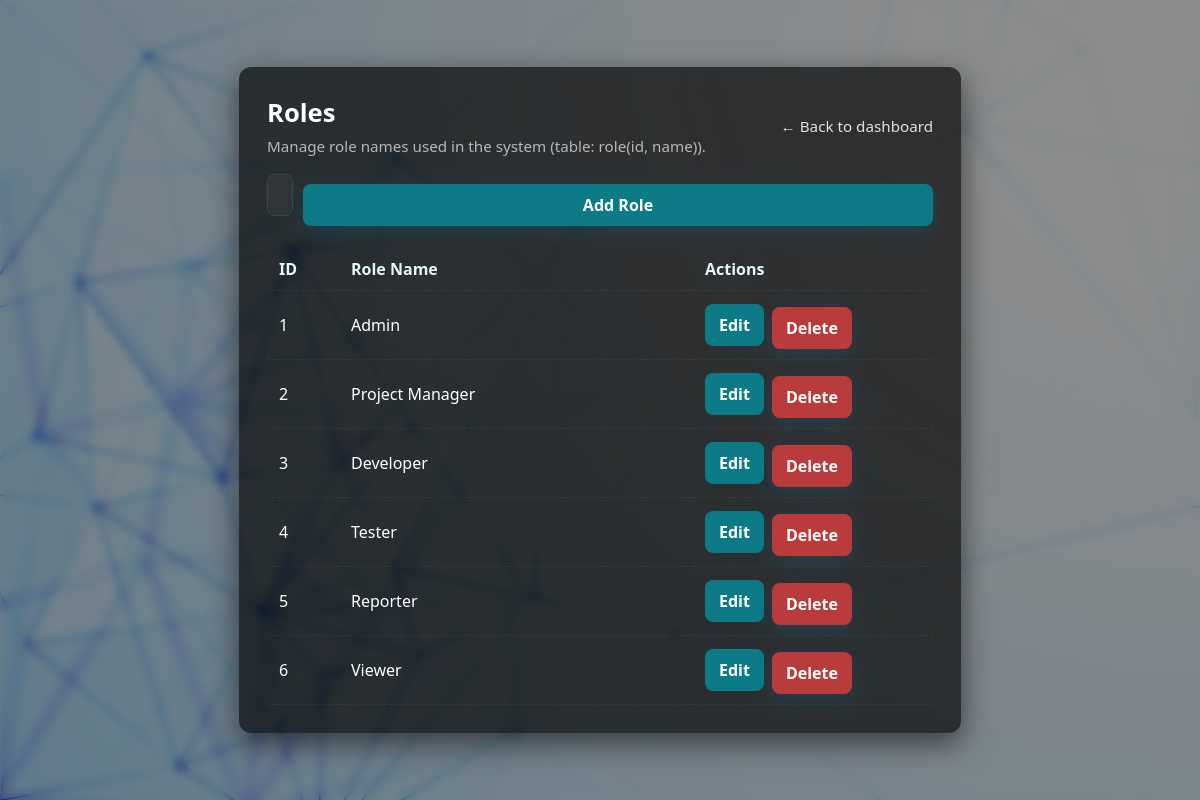
Page /role.php (signed in) on the committed database.
### tables this page shows
CREATE TABLE `role` (
  `id` int(100) NOT NULL,
  `name` varchar(100) NOT NULL
);

### role.php (the view, shortened to what this page needs)
<?php
require 'Config.php';
$editRole = null;
function esc($s) {
    return htmlspecialchars($s, ENT_QUOTES, 'UTF-8');
}
$roles = [];
$sel = $conn->prepare("SELECT id, name FROM role ORDER BY id ASC");
if ($sel) {
    $sel->execute();
    $res = $sel->get_result();
    while ($row = $res->fetch_assoc()) {
        $roles[] = $row;
    }
}
?>
<!DOCTYPE html>
<html lang="en">
<head>
  <link rel="stylesheet" href="style.css">
</head>
<body>
  <div class="overlay"></div>
  <main class="roles-wrap">
    <div class="roles-card">
      <div class="roles-header">
        <div>
          <h1>Roles</h1>
          <p class="muted">Manage role names used in the system (table: <code>role(id, name)</code>).</p>
        </div>
        <div style="text-align:right">
          <a href="dashbord.php" class="link">← Back to dashboard</a>
        </div>
      </div>
      <form method="POST" class="form-row" style="align-items:center;">
        <?php if ($editRole): ?>
          <input type="hidden" name="action" value="update">
          <input type="hidden" name="id" value="<?= esc($editRole['id']) ?>">
          <input id="role-name" name="name" type="text"
                 placeholder="Role name"
                 value="<?= esc($editRole['name']) ?>" required>
          <button type="submit" class="btn">Update Role</button>
          <a href="role.php" class="btn" style="background:#555;">Cancel</a>
        <?php else: ?>
          <input id="role-name" name="name" type="text"
                 placeholder="New role name (e.g. Admin)" required>
          <button type="submit" class="btn">Add Role</button>
        <?php endif; ?>
      </form>
      <table class="role-table" aria-live="polite">
        <thead>
          <tr>
            <th style="width:72px;">ID</th>
            <th>Role Name</th>
            <th style="width:240px;">Actions</th>
          </tr>
        </thead>
        <tbody>
          <?php if (count($roles) === 0): ?>
            <tr><td colspan="3" class="muted">No roles yet. Add one above.</td></tr>
          <?php else: ?>
            <?php foreach ($roles as $r): ?>
              <tr>
                <td><?= esc($r['id']) ?></td>
                <td><?= esc($r['name']) ?></td>
                <td>
                  <div class="actions">
                    <a class="btn" href="role.php?id=<?= esc($r['id']) ?>">Edit</a>
                    <form method="POST" style="display:inline" onsubmit="return confirm('Delete this role?');">
                      <button type="submit" class="btn danger">Delete</button>
                    </form>
                  </div>
                </td>
              </tr>
            <?php endforeach; ?>
          <?php endif; ?>
        </tbody>
      </table>
    </div>
  </main>
</body>
</html>

### style.css (style rules this page uses)
* { margin: 0; padding: 0; box-sizing: border-box; font-family: "Poppins", "Segoe UI", Roboto, sans-serif; }
html, body { height: 100%; }
body { min-height: 50vh; background: url("img2.jpg") no-repeat center center/cover; display: flex; align-items: center; justify-content: center; }
.overlay { position: absolute; inset: 0; background: rgba(0, 0, 0, 0.45); backdrop-filter: blur(4px); z-index: 0; pointer-events: none; }
input[type="text"], input[type="email"], input[type="password"], input[type="date"], input[type="number"], textarea, select { width: 100%; padding: 11px 12px; border-radius: 8px; margin-bottom: 14px; outline: none; border: 1px solid rgba(15,25,35,0.08); background: rgba(247, 249, 250, 0.95); color: #0b1220; font-size: 15px; transition: box-shadow .15s ease, transform .12s ease; -webkit-appearance: none; appearance: none; resize: vertical; min-height: 42px; box-shadow: none; }
input::placeholder, textarea::placeholder { color: #9aa4ac; opacity: 1; }
button { width: 100%; padding: 12px; border: none; border-radius: 10px; background: linear-gradient(180deg,#00b4d8,#0096c7); color: #fff; font-size: 16px; cursor: pointer; transition: transform .12s ease, box-shadow .12s ease; font-weight: 700; margin-top: 6px; box-shadow: 0 6px 18px rgba(0, 140, 200, 0.18); }
p { text-align: center; margin-top: 12px; color: #5b6b73; font-size: 13px; }

### role.php (style rules this page uses)
body { color: #fff; font-family: system-ui, -apple-system, "Segoe UI", Roboto, "Helvetica Neue", Arial; }
main.roles-wrap { position: relative; z-index: 2; display: flex; justify-content: center; align-items: flex-start; padding: 60px 20px; min-height: calc(100vh - 120px); }
.roles-card { width: 760px; max-width: 95%; background: rgba(0,0,0,0.65); border-radius: 12px; padding: 28px; box-shadow: 0 10px 30px rgba(0,0,0,0.55); }
.roles-header { display:flex; justify-content:space-between; align-items:center; gap:12px; margin-bottom:18px; }
.roles-header h1 { margin:0; font-size:1.6rem; }
.muted { color: rgba(255,255,255,0.65); font-size:0.95rem; margin:6px 0 0 0; }
.form-row { display:flex; gap:10px; margin-top:12px; }
.form-row input[type="text"] { flex:1; padding:10px 12px; border-radius:8px; border:1px solid rgba(255,255,255,0.08); background: rgba(255,255,255,0.03); color:#fff; }
.btn { padding:10px 14px; border-radius:8px; border:none; cursor:pointer; background:#0d7b87; color:#fff; font-weight:600; text-decoration:none; display:inline-block; }
.btn.danger { background:#b93b3b; }
table.role-table { width:100%; border-collapse:collapse; margin-top:18px; }
table.role-table th, table.role-table td { padding:10px 12px; text-align:left; border-bottom:1px dashed rgba(255,255,255,0.06); }
table.role-table th { color: #e6f7fb; font-weight:700; }
.actions { display:flex; gap:8px; align-items:center; }
.link { color: rgba(255,255,255,0.85); text-decoration:none; font-size:0.95rem; }

### rows in the picture
role: id "1", name "Admin"
role: id "2", name "Project Manager"
role: id "3", name "Developer"
role: id "4", name "Tester"
role: id "5", name "Reporter"
role: id "6", name "Viewer"
